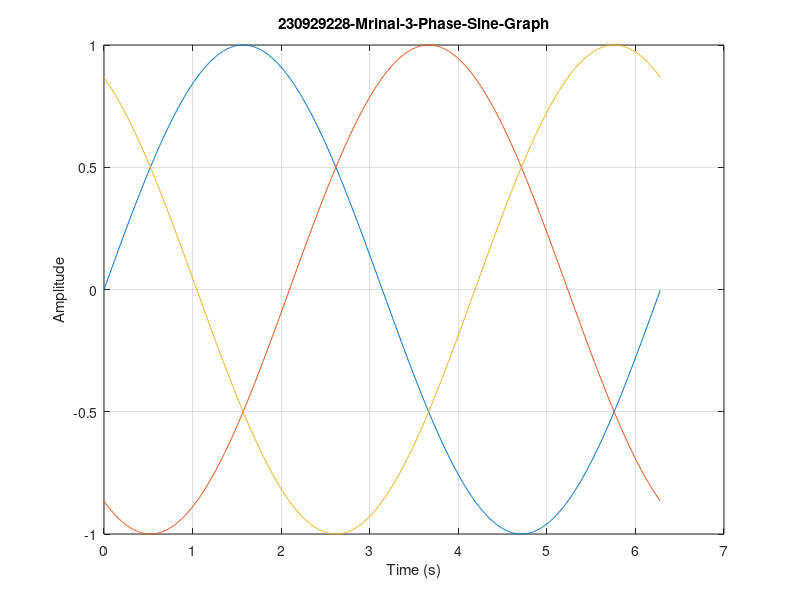

MATLAB code for this plot:
% Lab_2.m
% Lab-2 | Date: 06-08-2025

% MATLAB code to plot sin graphs

%#ok<*NOPTS>
%#ok<*IJCL> 

%% Plot 3 Phase sin graph

t = 0:0.01:2*pi
y1 = sin(t)
y2 = sin(t - (2 * pi / 3))
y3 = sin(t + (2 * pi / 3))
plot(t, y1, t, y2, t, y3)

xlabel('Time (s)')
ylabel('Amplitude')
title("230929228-Mrinal-3-Phase-Sine-Graph")

grid on
